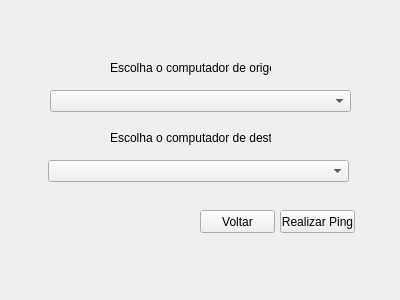
<?xml version="1.0" encoding="UTF-8"?>
<ui version="4.0">
 <class>FrmComunicacaoPC</class>
 <widget class="QWidget" name="FrmComunicacaoPC">
  <property name="geometry">
   <rect>
    <x>0</x>
    <y>0</y>
    <width>400</width>
    <height>300</height>
   </rect>
  </property>
  <property name="windowTitle">
   <string>Form</string>
  </property>
  <widget class="QLabel" name="label">
   <property name="geometry">
    <rect>
     <x>110</x>
     <y>60</y>
     <width>161</width>
     <height>16</height>
    </rect>
   </property>
   <property name="text">
    <string>Escolha o computador de origem</string>
   </property>
  </widget>
  <widget class="QComboBox" name="cbOrigem">
   <property name="geometry">
    <rect>
     <x>50</x>
     <y>90</y>
     <width>301</width>
     <height>22</height>
    </rect>
   </property>
  </widget>
  <widget class="QLabel" name="label_2">
   <property name="geometry">
    <rect>
     <x>110</x>
     <y>130</y>
     <width>161</width>
     <height>16</height>
    </rect>
   </property>
   <property name="text">
    <string>Escolha o computador de destino</string>
   </property>
  </widget>
  <widget class="QComboBox" name="cbDestino">
   <property name="geometry">
    <rect>
     <x>48</x>
     <y>160</y>
     <width>301</width>
     <height>22</height>
    </rect>
   </property>
  </widget>
  <widget class="QPushButton" name="btPing">
   <property name="geometry">
    <rect>
     <x>280</x>
     <y>210</y>
     <width>75</width>
     <height>23</height>
    </rect>
   </property>
   <property name="text">
    <string>Realizar Ping</string>
   </property>
  </widget>
  <widget class="QPushButton" name="btVoltar">
   <property name="geometry">
    <rect>
     <x>200</x>
     <y>210</y>
     <width>75</width>
     <height>23</height>
    </rect>
   </property>
   <property name="text">
    <string>Voltar</string>
   </property>
  </widget>
 </widget>
 <resources/>
 <connections/>
</ui>
